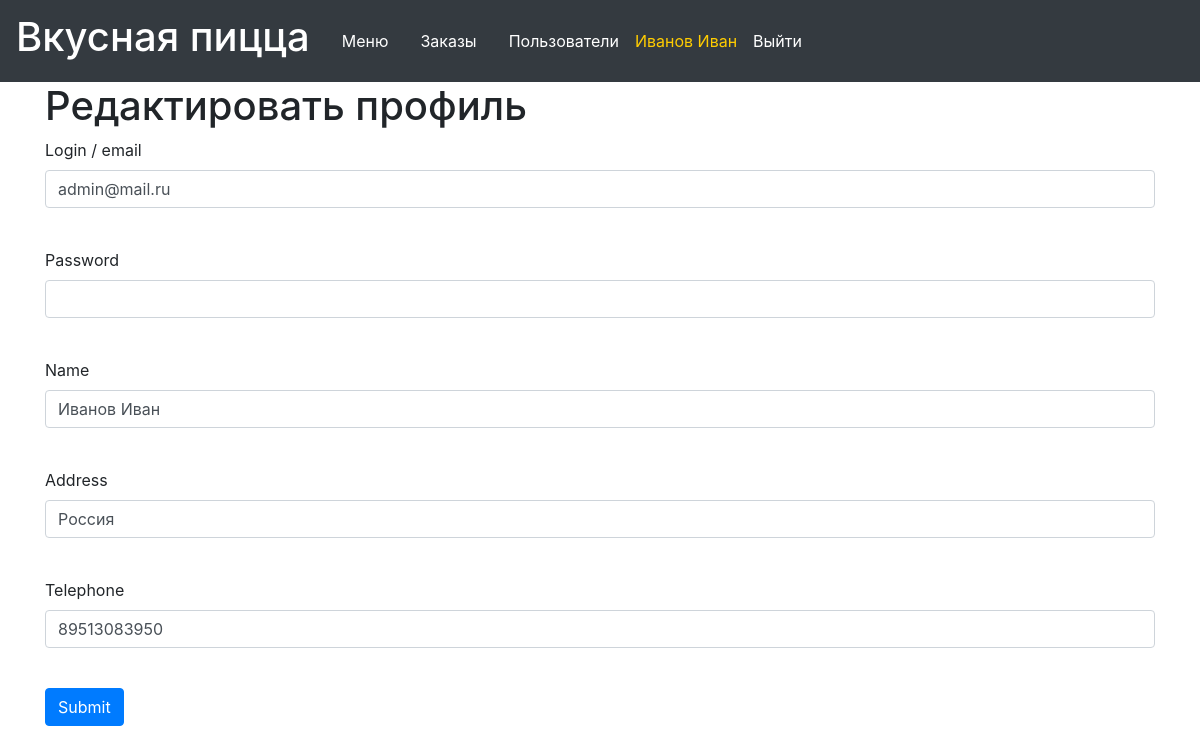
/edituser (signed in), run on the app's committed database.
### data/users.py (models this page shows, shortened)
class User(SqlAlchemyBase, UserMixin):
    __tablename__ = 'users'
    id = sqlalchemy.Column(sqlalchemy.Integer, primary_key=True, autoincrement=True)
    name = sqlalchemy.Column(sqlalchemy.String, nullable=True)
    role = sqlalchemy.Column(sqlalchemy.String, nullable=True)
    address = sqlalchemy.Column(sqlalchemy.String, nullable=True)
    telephone = sqlalchemy.Column(sqlalchemy.String, nullable=True)
    email = sqlalchemy.Column(sqlalchemy.String, index=True, unique=True, nullable=True)
    hashed_password = sqlalchemy.Column(sqlalchemy.String, nullable=True)
    modifed_date = sqlalchemy.Column(sqlalchemy.DateTime, default=datetime.datetime.now)

### main.py (the view, shortened to what this page needs)
@app.route('/edituser', methods=['GET', 'POST'])
@login_required
def edituser():
    edit_form = EditUser()
    db_sess = db_session.create_session()
    user = db_sess.query(User).get(current_user.id)
    edit_form.name.data = user.name
    edit_form.email.data = user.email
    edit_form.telephone.data = user.telephone
    edit_form.address.data = user.address
    return render_template('edituser.html', form=edit_form, title='Редактировать профиль')

### forms/edit_user.py
class EditUser(FlaskForm):
    email = EmailField('Login / email', validators=[DataRequired()])
    password = PasswordField('Password')
    name = StringField('Name', validators=[DataRequired()])
    address = StringField('Address', validators=[DataRequired()])
    telephone = StringField('Telephone', validators=[DataRequired()])
    submit = SubmitField('Submit')

### data/db_session.py (called while the page is built)
def create_session() -> Session:
    global __factory
    return __factory()

### main.py (called while the page is built)
@login_manager.user_loader
def load_user(user_id):
    db_sess = db_session.create_session()
    return db_sess.query(User).get(user_id)

### templates/edituser.html (shortened to what this page needs)
{% extends "base.html" %}
{% block content %}
<h1>Редактировать профиль</h1>
<form action="" method="post">
    <p>
        {{ form.email.label }}<br>
        {{ form.email(class="form-control", type="email") }}<br>
    </p>
    <p>
        {{ form.password.label }}<br>
        {{ form.password(class="form-control", type="password") }}<br>
    </p>
    <p>
        {{ form.name.label }}<br>
        {{ form.name(class="form-control") }}<br>
    </p>
    <p>
        {{ form.address.label }}<br>
        {{ form.address(class="form-control") }}<br>
    </p>
    <p>
        {{ form.telephone.label }}<br>
        {{ form.telephone(class="form-control") }}<br>
    </p>
    <p>{{ form.submit(type="submit", class="btn btn-primary") }}</p>
</form>
{% endblock %}

### templates/base.html (shortened to what this page needs)
<!DOCTYPE html>
<html lang="en">
<head>
    <link rel="stylesheet" href="https://stackpath.bootstrapcdn.com/bootstrap/4.4.1/css/bootstrap.min.css"
>
    <link rel="stylesheet" type="text/css" href="../static/css/style.css"/>
</head>
<body>
<header>
    <nav class="navbar navbar-expand navbar-dark bg-dark">
        <a class="navbar-brand" href="/"><h1>Вкусная пицца</h1></a>
        <a class="nav-link" href="/">Меню</a>
        {% if current_user.is_authenticated %}
            {% if current_user.role == "manager" %}
                <a class="nav-link" href="/orders">Заказы</a>
                <a class="nav-link" href="list-user">Пользователи</a>
            {% else %}
                <a class="nav-link" href="/basket">Корзина</a>
            {% endif %}
        <a href="/edituser" class="user-name">{{ current_user.name }}</a>
        <a class="nav-link" href="/logout">Выйти</a>
        {% else %}
            <a class="nav-link" href="/basket">Корзина</a>
            <a class="nav-link" href="/register">Зарегистрироваться</a>
            <a class="nav-link" href="/login">Войти</a>
        {% endif %}
    </nav>
</header>
<main role="main" class="container">
    {% block content %}{% endblock %}
</main>
</body>
</html>

### static/css/style.css (style rules this page uses)
nav a { color: #fff; }
.user-name { color: #FFCC00; }

### data on the page
User: name "Иванов Иван", email "admin@mail.ru", address "Россия", telephone "89513083950"
